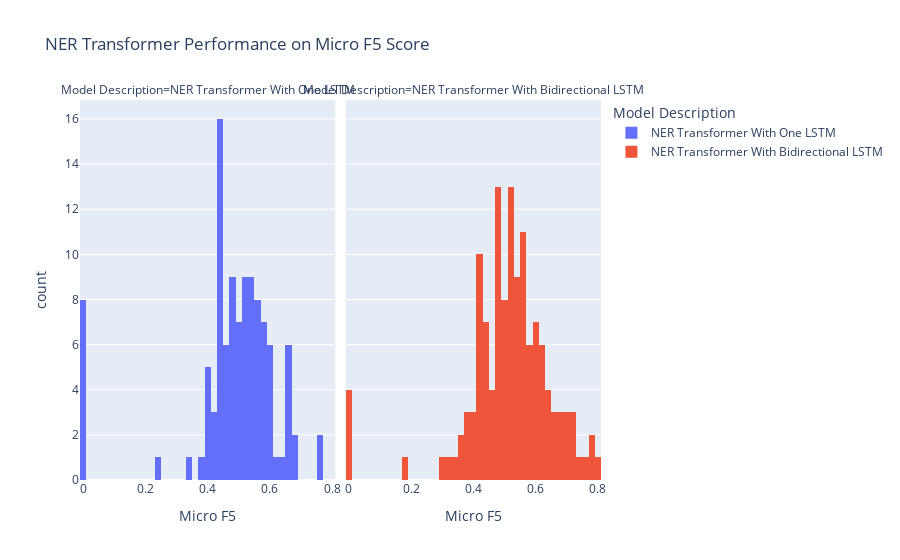

This figure's notebook cell:
### Code cell
fig = px.histogram(df, x='Micro F5',
                     color = 'Model Description',
                     facet_col = 'Model Description',
                     title = 'NER Transformer Performance on Micro F5 Score',
                     nbins = 50)
fig.show()

### Figure 1 — Plotly figure (JSON) as saved in the notebook; plotly's stock layout.template omitted (floating-point values rounded to 4 significant figures; data arrays with more than 128 entries replaced by an {"elided": "..."} marker saying what was removed)
{"data": [{"alignmentgroup": "True", "bingroup": "x", "hovertemplate": "Model Description=NER Transformer With One LSTM<br>Micro F5=%{x}<br>count=%{y}<extra></extra>", "legendgroup": "NER Transformer With One LSTM", "marker": {"color": "#636efa", "pattern": {"shape": ""}}, "name": "NER Transformer With One LSTM", "nbinsx": 50, "offsetgroup": "NER Transformer With One LSTM", "orientation": "v", "showlegend": true, "type": "histogram", "x": [0.636, 0.5045, 0.5587, 0.5342, 0.4603, 0.5941, 0.5039, 0.5669, 0.4634, 0.4688, 0.4941, 0.3938, 0, 0.6685, 0.6704, 0.6693, 0.661, 0.5732, 0.5454, 0.449, 0.5307, 0.5068, 0.5231, 0.4327, 0.5226, 0.4789, 0.4931, 0.5246, 0.4836, 0.479, 0.5874, 0.4323, 0.5435, 0.5824, 0.5034, 0.4346, 0.4806, 0.4391, 0.4246, 0.5589, 0.5257, 0.4805, 0.409, 0.3995, 0.3426, 0.7686, 0.4266, 0.4702, 0.5393, 0.463, 0.4361, 0.4542, 0.5037, 0.4577, 0.443, 0.4487, 0.4419, 0.4463, 0.5302, 0, 0.6684, 0.6575, 0.6075, 0.4429, 0.5288, 0.5525, 0.528, 0.5119, 0.474, 0.6265, 0.5924, 0.4169, 0.557, 0.4315, 0.3796, 0.4092, 0, 0.5483, 0.6088, 0.2315, 0.5742, 0.517, 0.4383, 0, 0.5678, 0.4328, 0.4423, 0.3965, 0, 0.5653, 0.5728, 0.6842, 0.5954, 0.5182, 0, 0.5859, 0.5884, 0, 0.6514, 0.5355, 0, 0.5969, 0.4862, 0.7525, 0.5362, 0.551, 0.4849, 0.44], "xaxis": "x", "yaxis": "y"}, {"alignmentgroup": "True", "bingroup": "x", "hovertemplate": "Model Description=NER Transformer With Bidirectional LSTM<br>Micro F5=%{x}<br>count=%{y}<extra></extra>", "legendgroup": "NER Transformer With Bidirectional LSTM", "marker": {"color": "#EF553B", "pattern": {"shape": ""}}, "name": "NER Transformer With Bidirectional LSTM", "nbinsx": 50, "offsetgroup": "NER Transformer With Bidirectional LSTM", "orientation": "v", "showlegend": true, "type": "histogram", "x": {"elided": "131 float values"}, "xaxis": "x2", "yaxis": "y2"}], "layout": {"annotations": [{"font": {}, "showarrow": false, "text": "Model Description=NER Transformer With One LSTM", "x": 0.245, "xanchor": "center", "xref": "paper", "y": 1, "yanchor": "bottom", "yref": "paper"}, {"font": {}, "showarrow": false, "text": "Model Description=NER Transformer With Bidirectional LSTM", "x": 0.755, "xanchor": "center", "xref": "paper", "y": 1, "yanchor": "bottom", "yref": "paper"}], "autosize": true, "barmode": "relative", "legend": {"title": {"text": "Model Description"}, "tracegroupgap": 0}, "title": {"text": "NER Transformer Performance on Micro F5 Score"}, "xaxis": {"anchor": "y", "autorange": true, "domain": [0, 0.49], "range": [-0.01, 0.81], "title": {"text": "Micro F5"}, "type": "linear"}, "xaxis2": {"anchor": "y2", "autorange": true, "domain": [0.51, 1], "matches": "x", "range": [-0.01, 0.81], "title": {"text": "Micro F5"}, "type": "linear"}, "yaxis": {"anchor": "x", "autorange": true, "domain": [0, 1], "range": [0, 16.84], "title": {"text": "count"}}, "yaxis2": {"anchor": "x2", "autorange": true, "domain": [0, 1], "matches": "y", "range": [0, 16.84], "showticklabels": false}}}
